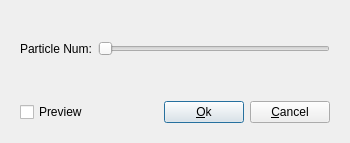
<?xml version="1.0" encoding="UTF-8"?>
<ui version="4.0">
 <class>SaltDialog</class>
 <widget class="QDialog" name="SaltDialog">
  <property name="geometry">
   <rect>
    <x>0</x>
    <y>0</y>
    <width>350</width>
    <height>143</height>
   </rect>
  </property>
  <property name="windowTitle">
   <string>Dialog</string>
  </property>
  <layout class="QGridLayout" name="gridLayout">
   <item row="0" column="0">
    <layout class="QVBoxLayout" name="verticalLayout">
     <item>
      <widget class="QWidget" name="kernelWidget" native="true">
       <layout class="QHBoxLayout" name="horizontalLayout_6">
        <item>
         <layout class="QHBoxLayout" name="horizontalLayout_3">
          <item>
           <widget class="QLabel" name="numLabel">
            <property name="text">
             <string>Particle Num:</string>
            </property>
           </widget>
          </item>
          <item>
           <widget class="QSlider" name="numSlider">
            <property name="maximum">
             <number>1000</number>
            </property>
            <property name="orientation">
             <enum>Qt::Horizontal</enum>
            </property>
           </widget>
          </item>
         </layout>
        </item>
       </layout>
      </widget>
     </item>
    </layout>
   </item>
   <item row="1" column="0">
    <widget class="QWidget" name="buttonWidget" native="true">
     <property name="sizePolicy">
      <sizepolicy hsizetype="Preferred" vsizetype="Fixed">
       <horstretch>0</horstretch>
       <verstretch>0</verstretch>
      </sizepolicy>
     </property>
     <layout class="QHBoxLayout" name="horizontalLayout_8">
      <item>
       <widget class="QCheckBox" name="checkPreview">
        <property name="text">
         <string>Preview</string>
        </property>
       </widget>
      </item>
      <item>
       <spacer name="horizontalSpacer">
        <property name="orientation">
         <enum>Qt::Horizontal</enum>
        </property>
        <property name="sizeHint" stdset="0">
         <size>
          <width>178</width>
          <height>20</height>
         </size>
        </property>
       </spacer>
      </item>
      <item>
       <widget class="QPushButton" name="okButton">
        <property name="text">
         <string>&amp;Ok</string>
        </property>
       </widget>
      </item>
      <item>
       <widget class="QPushButton" name="cancelButton">
        <property name="text">
         <string>&amp;Cancel</string>
        </property>
       </widget>
      </item>
     </layout>
    </widget>
   </item>
  </layout>
 </widget>
 <resources/>
 <connections>
  <connection>
   <sender>okButton</sender>
   <signal>clicked()</signal>
   <receiver>SaltDialog</receiver>
   <slot>accept()</slot>
   <hints>
    <hint type="sourcelabel">
     <x>264</x>
     <y>128</y>
    </hint>
    <hint type="destinationlabel">
     <x>172</x>
     <y>156</y>
    </hint>
   </hints>
  </connection>
  <connection>
   <sender>cancelButton</sender>
   <signal>clicked()</signal>
   <receiver>SaltDialog</receiver>
   <slot>reject()</slot>
   <hints>
    <hint type="sourcelabel">
     <x>339</x>
     <y>130</y>
    </hint>
    <hint type="destinationlabel">
     <x>386</x>
     <y>112</y>
    </hint>
   </hints>
  </connection>
 </connections>
</ui>
